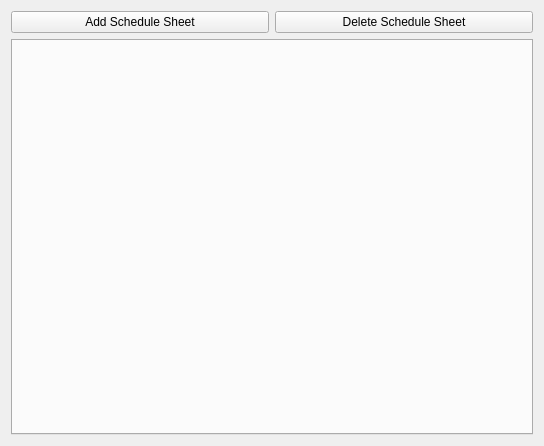
<?xml version="1.0" encoding="UTF-8"?>
<ui version="4.0">
 <class>ScheduleSheetConfig</class>
 <widget class="QWidget" name="ScheduleSheetConfig">
  <property name="geometry">
   <rect>
    <x>0</x>
    <y>0</y>
    <width>544</width>
    <height>446</height>
   </rect>
  </property>
  <property name="windowTitle">
   <string>Form</string>
  </property>
  <layout class="QGridLayout" name="gridLayout_2">
   <item row="0" column="0">
    <layout class="QGridLayout" name="schedGridLayout">
     <item row="1" column="0" colspan="2">
      <widget class="QTabWidget" name="schedTabWidget">
       <property name="currentIndex">
        <number>-1</number>
       </property>
      </widget>
     </item>
     <item row="0" column="1">
      <widget class="QPushButton" name="delSchedPushButton">
       <property name="text">
        <string>Delete Schedule Sheet</string>
       </property>
      </widget>
     </item>
     <item row="0" column="0">
      <widget class="QPushButton" name="addSchedPushButton">
       <property name="text">
        <string>Add Schedule Sheet</string>
       </property>
      </widget>
     </item>
    </layout>
   </item>
  </layout>
 </widget>
 <tabstops>
  <tabstop>addSchedPushButton</tabstop>
  <tabstop>delSchedPushButton</tabstop>
  <tabstop>schedTabWidget</tabstop>
 </tabstops>
 <resources/>
 <connections/>
</ui>
